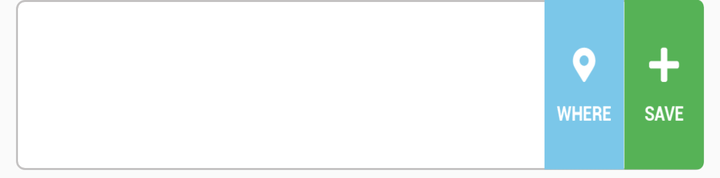
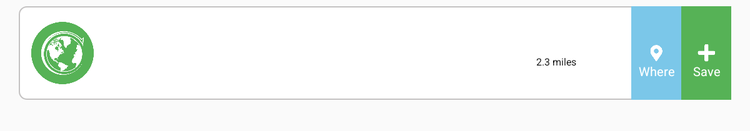

An Android layout and its configuration variant, each rendered on a device that would load it. The default file and the variant file are quoted in full after the pictures.
<!-- AndroidManifest.xml: application theme Theme.AppCompat.Light.NoActionBar.FullScreen -->
<!-- res/layout/dash_board_adapter_helper.xml -->
<?xml version="1.0" encoding="utf-8"?>
<LinearLayout
    xmlns:android="http://schemas.android.com/apk/res/android"
    xmlns:tools="http://schemas.android.com/tools"
    android:layout_marginBottom="2dp"
    android:id="@+id/layout_dashboard_adapter"
    android:orientation="vertical"
    android:descendantFocusability="blocksDescendants"
    android:layout_width="match_parent"
    android:layout_height="wrap_content">

    <RelativeLayout
        android:layout_width="match_parent"
        android:layout_height="85dp"
        android:layout_marginStart="8dp"
        android:layout_marginLeft="8dp"
        android:layout_marginEnd="8dp"
        android:layout_marginRight="8dp"
        android:layout_marginBottom="2dp"
        android:background="@drawable/rectangle_dashboard_helper"
        android:orientation="horizontal">


        <ImageView
            android:scaleType="fitCenter"
            android:clickable="false"
            android:layout_marginStart="5dp"
            android:layout_marginLeft="5dp"
            android:id="@+id/p_logo"
            android:layout_width="@dimen/image_adapter_height"
            android:layout_height="@dimen/image_adapter_width"
            android:layout_centerVertical="true"
            android:layout_alignParentStart="true"
            android:layout_gravity="center"
            android:contentDescription="@string/app_name"
            android:layout_alignParentLeft="true" />

        <RelativeLayout
            android:id="@+id/layout_values"
            android:layout_width="match_parent"
            android:layout_height="100dp"
            android:layout_gravity="center"
            android:layout_toStartOf="@+id/layout_location"
            android:layout_toLeftOf="@+id/layout_location"
            android:layout_toEndOf="@+id/p_logo"
            android:layout_toRightOf="@+id/p_logo">

            <RelativeLayout
                android:layout_width="wrap_content"
                android:layout_height="60dp"
                android:layout_marginStart="15dp"
                android:layout_marginLeft="15dp"
                android:gravity="center"
                android:orientation="vertical"
                tools:ignore="RelativeOverlap">

                <TextView
                    android:id="@+id/tv_p_name"
                    android:layout_width="match_parent"
                    android:layout_height="wrap_content"
                    android:layout_alignParentStart="true"
                    android:clickable="false"
                    android:focusable="true"
                    android:text=""
                    android:maxLines="1"
                    android:textColor="#000000"
                    android:textSize="@dimen/text_list"
                    tools:fontFamily="@font/abel"
                    tools:ignore="RtlCompat" />

                <TextView
                    android:layout_marginTop="5dp"
                    android:id="@+id/tv_p_offers"
                    android:layout_width="wrap_content"
                    android:layout_height="wrap_content"
                    android:layout_below="@+id/tv_p_name"
                    android:layout_gravity="center"
                    android:clickable="false"
                    android:focusable="true"
                    android:layout_marginStart="5dp"
                    android:gravity="center"
                    tools:fontFamily="@font/abel"
                    android:text=""
                    android:textColor="@color/color_text_generic"
                    android:textSize="@dimen/text_list"
                    tools:ignore="RtlCompat,SmallSp" />
            </RelativeLayout>

            <RelativeLayout
                android:layout_width="wrap_content"
                android:layout_height="wrap_content"
                android:layout_alignParentEnd="true"
                android:layout_alignParentRight="true"
                android:layout_marginStart="10dp"
                android:layout_marginLeft="10dp"
                android:layout_marginTop="5dp"
                android:layout_marginEnd="15dp"
                android:layout_marginBottom="15dp"
                android:layout_marginRight="15dp"
                android:layout_alignParentBottom="true"
                android:orientation="vertical">

                <TextView
                    android:visibility="gone"
                    android:id="@+id/tv_p_price"
                    android:layout_width="60dp"
                    android:layout_height="wrap_content"
                    android:layout_alignParentStart="true"
                    android:layout_alignParentBottom="true"
                    android:layout_centerVertical="true"
                    android:layout_marginStart="1dp"
                    android:layout_marginTop="11dp"
                    android:clickable="false"
                    android:focusable="true"
                    android:lines="2"
                    android:maxLines="2"
                    android:singleLine="false"
                    android:textColor="#000000"
                    android:textSize="@dimen/text_list"
                    tools:ignore="RtlCompat,SmallSp" />

                <TextView
                    android:id="@+id/tv_distance_loc"
                    android:layout_width="wrap_content"
                    android:layout_height="wrap_content"
                    android:layout_below="@+id/tv_p_price"
                    android:layout_gravity="center"
                    android:layout_marginBottom="12dp"
                    android:clickable="false"
                    tools:fontFamily="@font/abel"
                    android:focusable="true"
                    android:gravity="center"
                    android:text=""
                    android:textColor="#000000"
                    android:textSize="@dimen/text_list"
                    tools:ignore="RtlCompat,SmallSp" />

            </RelativeLayout>
        </RelativeLayout>

        <RelativeLayout

            android:id="@+id/layout_location"
            android:layout_width="40dp"
            android:layout_height="100dp"
            android:layout_toStartOf="@+id/layout_save_vendors"
            android:layout_toLeftOf="@+id/layout_save_vendors"

            android:clickable="false"
            android:orientation="vertical">

            <ImageView
                android:src="@drawable/es_where"
                android:id="@+id/kls"
                android:scaleType="fitXY"
                android:layout_width="40dp"
                android:layout_height="match_parent"
                android:layout_centerInParent="true"
                android:clickable="false"
                android:contentDescription="@string/app_name" />


        </RelativeLayout>

        <RelativeLayout
            android:id="@+id/layout_save_vendors"
            android:layout_width="40dp"
            android:layout_height="100dp"
            android:layout_alignParentTop="true"
            android:layout_alignParentEnd="true"
            android:layout_alignParentRight="true"

            android:clickable="false"
            android:orientation="vertical">

            <ImageView
                android:id="@+id/img_add_vendor"
                android:layout_width="40dp"
                android:layout_height="100dp"
                android:layout_centerInParent="true"
                android:background="@drawable/now_sav"
                android:clickable="false"
                android:contentDescription="@string/app_name" />


        </RelativeLayout>


    </RelativeLayout>
</LinearLayout>
<!-- resources referenced by this layout -->
<resources>
  <color name="color_text_generic">#484646</color>
  <!-- from res/values-xxhdpi/ -->
  <dimen name="image_adapter_height">65dp</dimen>
  <!-- from res/values-xxhdpi/ -->
  <dimen name="image_adapter_width">65dp</dimen>
  <!-- from res/values-xxhdpi/ -->
  <dimen name="text_list">12sp</dimen>
  <!-- drawable es_where: png bitmap (drawable, 2352 bytes) -->
  <!-- drawable now_sav: png bitmap (drawable, 2058 bytes) -->
  <!-- drawable rectangle_dashboard_helper (drawable) -->
  <?xml version="1.0" encoding="utf-8"?>
  <shape xmlns:android="http://schemas.android.com/apk/res/android" android:shape="rectangle">
      <solid android:color="#ffffff"/>
      <corners android:radius="12px"/>
      <stroke  android:width="1dip" android:color="#c4c2c2"/>
  </shape>
  <string name="app_name" translatable="false">Cheapest BEST</string>
  <style name="Theme.AppCompat.Light.NoActionBar.FullScreen" parent="@style/Theme.AppCompat.Light.NoActionBar">
          <item name="android:splitMotionEvents">false</item>
          <item name="android:windowEnableSplitTouch">false</item>
          <item name="android:windowNoTitle">true</item>
          <item name="android:windowActionBar">false</item>
          <item name="android:windowFullscreen">true</item>
          <item name="android:windowContentOverlay">@null</item>
      </style>
</resources>
<!-- res/layout-sw600dp/dash_board_adapter_helper.xml (the repository's variant of the layout above) -->
<!-- drawn on a 7-inch tablet held upright -->
<?xml version="1.0" encoding="utf-8"?>
<LinearLayout xmlns:android="http://schemas.android.com/apk/res/android"
    android:layout_marginBottom="15dp"
    xmlns:tools="http://schemas.android.com/tools"
    android:orientation="vertical"
    android:descendantFocusability="blocksDescendants"
    android:layout_width="match_parent"
    android:layout_height="wrap_content">



    <RelativeLayout
        android:layout_marginTop="5dp"
        android:layout_marginLeft="15dp"
        android:layout_marginStart="15dp"
        android:layout_marginRight="15dp"
        android:layout_marginEnd="15dp"
        android:background="@drawable/rectangle_dashboard_helper"
        android:layout_marginBottom="10dp"
        android:layout_width="match_parent"
        android:orientation="horizontal"
        android:layout_height="75dp">

        <ImageView
            android:scaleType="fitXY"
            android:clickable="false"
            android:layout_marginStart="10dp"
            android:layout_marginLeft="10dp"
            android:id="@+id/p_logo"
            android:layout_width="50dp"
            android:layout_height="50dp"
            android:layout_centerVertical="true"
            android:layout_alignParentStart="true"
            android:layout_gravity="center"
            android:background="@drawable/logo_search"
            android:contentDescription="@string/app_name"
            android:layout_alignParentLeft="true" />
        <RelativeLayout
            android:layout_toRightOf="@+id/p_logo"
            android:layout_toLeftOf="@+id/layout_location"
            android:layout_gravity="center"
            android:id="@+id/layout_values"
            android:layout_width="match_parent"
            android:layout_height="100dp"
            android:layout_toStartOf="@+id/layout_location"
            android:layout_toEndOf="@+id/p_logo">

            <RelativeLayout
                android:layout_width="wrap_content"
                android:layout_height="60dp"
                android:layout_marginStart="15dp"
                android:layout_marginLeft="15dp"
                android:gravity="center"
                android:layout_marginTop="15dp"
                android:orientation="vertical"

                tools:ignore="RelativeOverlap">

                <TextView

                    android:id="@+id/tv_p_name"
                    android:layout_alignParentStart="true"
                    android:layout_width="90dp"
                    android:layout_height="wrap_content"
                    android:layout_alignParentBottom="true"
                    android:layout_centerVertical="true"
                    android:layout_marginStart="1dp"
                    android:clickable="false"
                    android:focusable="true"
                    android:textColor="#000000"
                    android:textSize="12sp"
                    tools:ignore="RtlCompat" />

                <TextView
                    android:layout_below="@+id/tv_p_name"
                    android:id="@+id/tv_p_offers"
                    android:text=""
                    android:layout_width="wrap_content"
                    android:layout_height="wrap_content"

                    android:layout_gravity="center"
                    android:layout_marginBottom="12dp"
                    android:clickable="false"
                    android:textSize="8sp"
                    android:focusable="true"
                    android:gravity="center"

                    android:textColor="#000000"
                    tools:ignore="RtlCompat,SmallSp" />
            </RelativeLayout>

            <RelativeLayout
                android:layout_marginStart="10dp"
                android:layout_marginLeft="10dp"
                android:layout_width="wrap_content"
                android:layout_height="60dp"
                android:layout_marginTop="5dp"
                android:layout_alignParentEnd="true"
                android:gravity="center"
                android:layout_marginEnd="15dp"
                android:orientation="vertical"
                android:layout_alignParentRight="true"
                android:layout_marginRight="15dp">

                <TextView
                    android:layout_marginTop="11dp"
                    android:id="@+id/tv_p_price"
                    android:layout_width="60dp"
                    android:layout_height="wrap_content"
                    android:layout_alignParentStart="true"
                    android:layout_alignParentBottom="true"
                    android:layout_centerVertical="true"
                    android:layout_marginStart="1dp"
                    android:clickable="false"
                    android:focusable="true"
                    android:lines="2"
                    android:maxLines="2"
                    android:singleLine="false"

                    android:textColor="#000000"
                    android:textSize="8sp"
                    tools:ignore="RtlCompat,SmallSp" />

                <TextView
                    android:layout_below="@+id/tv_p_price"
                    android:id="@+id/tv_distance_loc"

                    android:layout_width="wrap_content"
                    android:layout_height="wrap_content"
                    android:text="2.3 miles"
                    android:layout_gravity="center"
                    android:layout_marginBottom="12dp"
                    android:clickable="false"
                    android:textSize="8sp"
                    android:focusable="true"
                    android:gravity="center"

                    android:textColor="#000000"
                    tools:ignore="RtlCompat,SmallSp" />
                
                
            </RelativeLayout>
        </RelativeLayout>

        <RelativeLayout

            android:id="@+id/layout_location"
            android:layout_toLeftOf="@+id/layout_save"
            android:layout_width="40dp"
            android:layout_height="100dp"
            android:clickable="false"
            android:background="#7BC7E9"
            android:orientation="vertical"
            android:layout_toStartOf="@+id/layout_save">

            <ImageView

                android:id="@+id/kls"
                android:layout_width="15dp"
                android:layout_height="15dp"
                android:clickable="false"
                android:layout_centerInParent="true"
                android:background="@drawable/location_icon"
                android:contentDescription="@string/app_name" />

            <TextView
                android:clickable="false"
                android:layout_width="wrap_content"
                android:layout_height="wrap_content"
                android:layout_below="@+id/kls"
                android:layout_centerInParent="true"
                android:gravity="center"
                android:text="Where"
                android:textColor="#ffffff"
                android:textSize="10sp"
                tools:ignore="RtlCompat,SmallSp" />
        </RelativeLayout>

        <RelativeLayout
            android:clickable="false"
            android:id="@+id/layout_save"
            android:layout_width="40dp"
            android:layout_height="100dp"
            android:layout_alignParentTop="true"
            android:layout_alignParentEnd="true"
            android:background="@color/color_green"
            android:orientation="vertical"
            android:layout_alignParentRight="true">

            <ImageView
                android:clickable="false"
                android:id="@+id/klss"
                android:layout_width="15dp"
                android:layout_height="15dp"
                android:layout_centerInParent="true"
                android:background="@drawable/add_icon"
                android:contentDescription="@string/app_name" />

            <TextView
                android:clickable="false"
                android:layout_width="wrap_content"
                android:layout_height="wrap_content"
                android:layout_below="@+id/klss"
                android:layout_centerInParent="true"
                android:gravity="center"
                android:text="Save"
                android:textColor="#ffffff"
                android:textSize="10sp"
                tools:ignore="RtlCompat,SmallSp" />
        </RelativeLayout>


    </RelativeLayout>
</LinearLayout>
<!-- resources referenced by the variant -->
<!-- as a 7-inch tablet held upright resolves them -->
<resources>
  <color name="color_green">#56B256</color>
  <!-- drawable add_icon: png bitmap (drawable, 254 bytes) -->
  <!-- drawable location_icon: png bitmap (drawable, 405 bytes) -->
  <!-- drawable logo_search: png bitmap (drawable, 31684 bytes) -->
  <!-- drawable rectangle_dashboard_helper (drawable) -->
  <?xml version="1.0" encoding="utf-8"?>
  <shape xmlns:android="http://schemas.android.com/apk/res/android" android:shape="rectangle">
      <solid android:color="#ffffff"/>
      <corners android:radius="12px"/>
      <stroke  android:width="1dip" android:color="#c4c2c2"/>
  </shape>
  <string name="app_name" translatable="false">Cheapest BEST</string>
  <style name="Theme.AppCompat.Light.NoActionBar.FullScreen" parent="@style/Theme.AppCompat.Light.NoActionBar">
          <item name="android:splitMotionEvents">false</item>
          <item name="android:windowEnableSplitTouch">false</item>
          <item name="android:windowNoTitle">true</item>
          <item name="android:windowActionBar">false</item>
          <item name="android:windowFullscreen">true</item>
          <item name="android:windowContentOverlay">@null</item>
      </style>
</resources>
